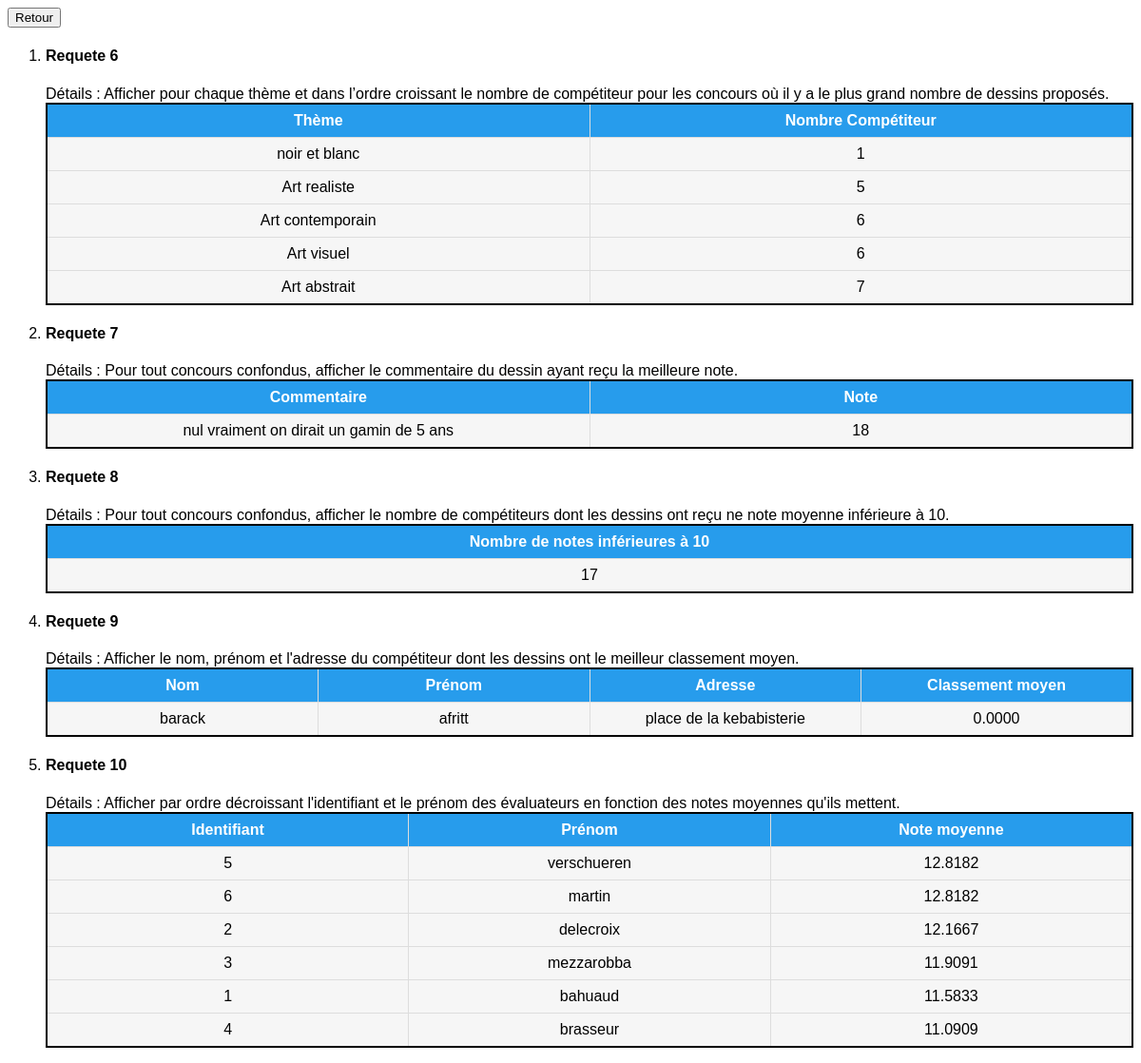
Page /personnelles.php on the committed database.
### tables this page shows
CREATE TABLE Utilisateur (
    numUtilisateur  Integer NOT NULL UNIQUE AUTO_INCREMENT,
    nom             Varchar (40) NOT NULL,
    prenom          Varchar (40) NOT NULL,
    role            Varchar (40) NOT NULL,
    adresse         Varchar (100) NOT NULL,
    identifiant     Varchar (100) NOT NULL UNIQUE,
    motDePasse      Varchar (100) NOT NULL,
    age             Integer,
    PRIMARY KEY (numUtilisateur)
);

### requetes.php (called while the page is built, shortened)
<?php
        function getGeneric($sql){
            $values = null;
             try{
                 $h="mysql:host=".DB_HOST.";dbname=".DB_NAME;
                 $link = new PDO($h, DB_USER, DB_PASS);
                 $link->setAttribute(PDO::ATTR_ERRMODE, PDO::ERRMODE_EXCEPTION);
                 $sth = $link->prepare($sql);
                 $sth->execute();
                 $values = $sth->fetchAll(PDO::FETCH_ASSOC);
             }
             catch(PDOException $e){
                 echo "Erreur : " . $e->getMessage();
             }
             return $values;
        }
?>

### personnelles.php (the view, shortened to what this page needs)
<?php
    include_once("./requetes.php");
    $req6 = getGeneric(REQ6);
    $req7 = getGeneric(REQ7);
    $req8 = getGeneric(REQ8);
    $req9 = getGeneric(REQ9);
    $req10 = getGeneric(REQ10);
?>
<html lang="en">
<head>
    <link rel="stylesheet" href="style.css" media="screen" type="text/css" />
</head>
<body>
    <input type="button" value="Retour" onClick="window.location.href='./accueil.php'">
    <ol>
        <li>
            <div class="item-req">
                <h4>Requete 6</h4>
                <span>Détails :</span>
                <span>Afficher pour chaque thème et dans l’ordre croissant le nombre de compétiteur pour les concours où il y a le plus grand nombre de dessins proposés.  </span>
                <table>
                    <tr>
                        <th>Thème</th>
                        <th>Nombre Compétiteur</th>
                    </tr>
                    <?php
                        foreach ($req6 as $key=>$value) {
                            echo '<tr>
                            <td>'. $value["theme"] .'</td>
                            <td>'. $value["COUNT(competiteur.numCompetiteur)"] .'</td>
                            </tr>';
                        }
                    ?>
                </table>
            </div>
        </li>
        <li>
            <div class="item-req">
                <h4>Requete 7</h4>
                <span>Détails :</span>
                <span>Pour tout concours confondus, afficher le commentaire du dessin ayant reçu la meilleure note. </span>
                <table>
                    <tr>
                        <th>Commentaire</th>
                        <th>Note</th>
                    </tr>
                    <?php
                        foreach ($req7 as $key=>$value) {
                            echo '<tr>
                            <td>'. $value["commentaire"] .'</td>
                            <td>'. $value["noteMax"] .'</td>
                            </tr>';
                        }
                    ?>
                </table>
            </div>
        </li>
        <li>
            <div class="item-req">
                <h4>Requete 8</h4>
                <span>Détails :</span>
                <span>Pour tout concours confondus, afficher le nombre de compétiteurs dont les dessins ont reçu ne note moyenne inférieure à 10. </span>
                <table>
                    <tr>
                        <th>Nombre de notes inférieures à 10</th>
                    </tr>
                    <?php
                        foreach ($req8 as $key=>$value) {
                            echo '<tr>
                            <td>'. $value["nbrNote"] .'</td>
                            </tr>';
                        }
                    ?>
                </table>
            </div>
        </li>
        <li>
            <div class="item-req">
                <h4>Requete 9</h4>
                <span>Détails :</span>
                <span>Afficher le nom, prénom et l'adresse du compétiteur dont les dessins ont le meilleur classement moyen. </span>
                <table>
                    <tr>
                        <th>Nom</th>
                        <th>Prénom</th>
                        <th>Adresse</th>
                        <th>Classement moyen</th>
                    </tr>
                    <?php
                        foreach ($req9 as $key=>$value) {
                            echo '<tr>
                            <td>'. $value["nom"] .'</td>
                            <td>'. $value["prenom"] .'</td>
                            <td>'. $value["adresse"] .'</td>
                            <td>'. $value["avgRanking"] .'</td>
                            </tr>';
                        }
                    ?>
                </table>
            </div>
        </li>
        <li>
            <div class="item-req">
                <h4>Requete 10</h4>
                <span>Détails :</span>
                <span>Afficher par ordre décroissant l'identifiant et le prénom des évaluateurs en fonction des notes moyennes qu'ils mettent. </span>
                <table>
                    <tr>
                        <th>Identifiant</th>
                        <th>Prénom</th>
                        <th>Note moyenne</th>
                    </tr>
                    <?php
                        foreach ($req10 as $key=>$value) {
                            echo '<tr>
                            <td>'. $value["numUtilisateur"] .'</td>
                            <td>'. $value["prenom"] .'</td>
                            <td>'. $value["AVG(evalue.note)"] .'</td>
                            </tr>';
                        }
                    ?>
                </table>
            </div>
        </li>
    </ol>
</body>
</html>

### style.css (style rules this page uses)
body { background: white; font-family: Arial, Helvetica, sans-serif; }
table { table-layout: fixed; width: 100%; border-collapse: collapse; border: 2px solid black; text-align: center; background-color: #f6f6f6; }
th { background-color: #279CEC; color: white; border: 1px solid #ddd; padding: 8px; }
td { border: 1px solid #ddd; padding: 8px; }

### rows in the picture
utilisateur: numUtilisateur "5", prenom "verschueren", AVG "12.8182"
utilisateur: numUtilisateur "6", prenom "martin", AVG "12.8182"
utilisateur: numUtilisateur "2", prenom "delecroix", AVG "12.1667"
utilisateur: numUtilisateur "3", prenom "mezzarobba", AVG "11.9091"
utilisateur: numUtilisateur "1", prenom "bahuaud", AVG "11.5833"
utilisateur: numUtilisateur "4", prenom "brasseur", AVG "11.0909"

### other values in the picture
$value["theme"] "noir et blanc"
$value["COUNT(competiteur.numCompetiteur)"] "1"
$value["theme"] "Art realiste"
$value["COUNT(competiteur.numCompetiteur)"] "5"
$value["theme"] "Art contemporain"
$value["COUNT(competiteur.numCompetiteur)"] "6"
$value["theme"] "Art visuel"
$value["theme"] "Art abstrait"
$value["COUNT(competiteur.numCompetiteur)"] "7"
$value["commentaire"] "nul vraiment on dirait un gamin de 5 ans"
$value["noteMax"] "18"
$value["nbrNote"] "17"
$value["nom"] "barack"
$value["prenom"] "afritt"
$value["adresse"] "place de la kebabisterie"
